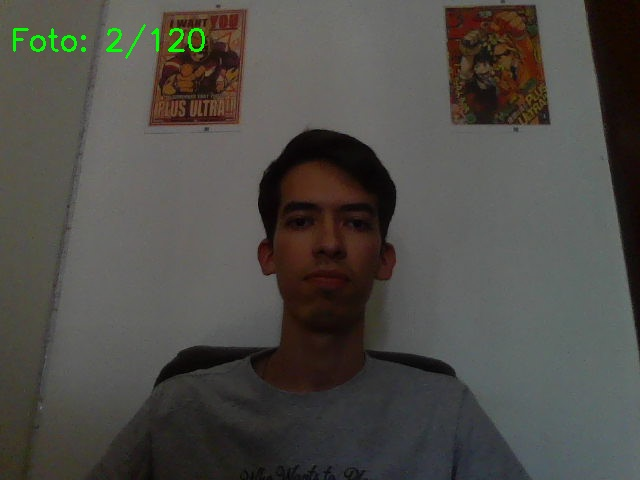
#> input picture dataset/marco gonzalez/Marco_001.jpg, 640 x 480 px; its folder holds only this picture in this run
$ python procesar.py
#> lines starting #> are read from the running program, lines starting #| are printed output that depends on the picture
import cv2
import os

nombre_persona = "marco gonzalez"
path_raw = os.path.join('dataset', nombre_persona)
path_final = os.path.join('dataset-procesado', nombre_persona)

if not os.path.exists(path_final):
    print(f'Carpeta creada: {path_final}')
    os.makedirs(path_final)

# 2. Cargar el clasificador de rostros (Haar Cascade)
face_cascade = cv2.CascadeClassifier(cv2.data.haarcascades + 'haarcascade_frontalface_default.xml')

for image in os.listdir(path_raw):
    img = cv2.imread(os.path.join(path_raw, image))
#> img is the input picture: shape (480, 640, 3); mean B, G, R 71.7, 76.4, 78.4
    if img is None:
        continue

    gray = cv2.cvtColor(img, cv2.COLOR_BGR2GRAY)
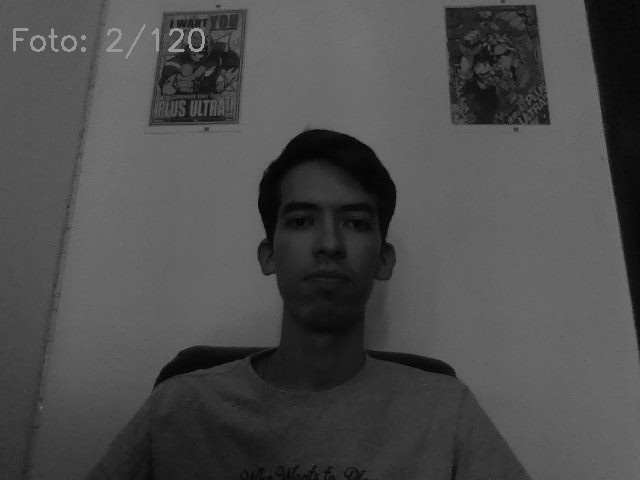
#> gray: shape (480, 640); min 0, max 157, mean 76.5
    faces = face_cascade.detectMultiScale(gray, 1.3, 5)
#> faces = [[261, 165, 135, 135]]
    count = 0
    for (x, y, w, h) in faces:
        # Recortar el rostro detectado
        rostro_recortado = img[y:y + h, x:x + w]

        # Redimensionar al tamaño solicitado (160x160)
        rostro_final = cv2.resize(rostro_recortado, (160, 160))

        # Guardar el resultado
        cv2.imwrite(os.path.join(path_final, f'{image}_{count}.jpg'), rostro_final)
        count += 1
#> this loop made 1 pass
#> (x, y, w, h, count) on pass 1: (261, 165, 135, 135, 1)
#> pass 1, `rostro_recortado = img[y:y + h, x:x + w]`:
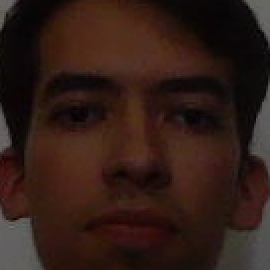
#> rostro_recortado: shape (135, 135, 3) (shown 2 times larger); mean B, G, R 22.5, 29, 49
#> after the loop, count = 1
